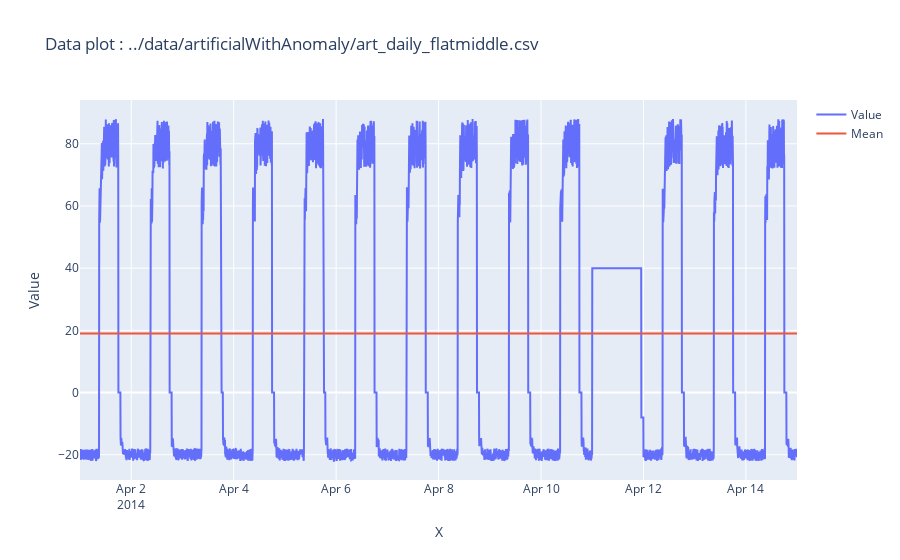

The cell this chart's notebook holds for it:
### Code cell
## This is a different file for plotting data 

# Add your data file to plot
data_file = "../data/artificialWithAnomaly/art_daily_flatmiddle.csv"

# Plot Data (Note if the plot is not visible please close the tab shutdown notebook and restart)
assert os.path.isfile(data_file), "No such file:"+str(data_file)
dataframe = pandas.read_csv(data_file)

assert set(['timestamp','value']).issubset(dataframe.columns), "Missing columns in file:"+str(data_file)+" , cols:"+str(dataframe.columns)

x = np.array(dataframe['timestamp'])
y = np.array(dataframe['value'])

mean = np.mean(y)

trace = {"x": x,
             "y": y,
             "mode": 'lines',
             "name": 'Value'}
trace_mean = {"x": x,
                  "y": np.ones(len(x))*mean,
                  "mode": 'lines',
                  "name": 'Mean'}
traces = [trace,trace_mean]
layout = dict(title = "Data plot : "+data_file,
                  xaxis = dict(title = 'X'),
                  yaxis = dict(title = 'Value')
                 )
fig = dict(data=traces, layout=layout)
iplot(fig)

### Figure 1 — Plotly figure (JSON) as saved in the notebook; plotly's stock layout.template omitted (floating-point values rounded to 4 significant figures; data arrays with more than 128 entries replaced by an {"elided": "..."} marker saying what was removed)
{"data": [{"mode": "lines", "name": "Value", "type": "scatter", "x": {"elided": "4032 str values"}, "y": {"elided": "4032 float values"}}, {"mode": "lines", "name": "Mean", "type": "scatter", "x": {"elided": "4032 str values"}, "y": {"elided": "4032 float values"}}], "layout": {"title": {"text": "Data plot : ../data/artificialWithAnomaly/art_daily_flatmiddle.csv"}, "xaxis": {"title": {"text": "X"}}, "yaxis": {"title": {"text": "Value"}}}}
